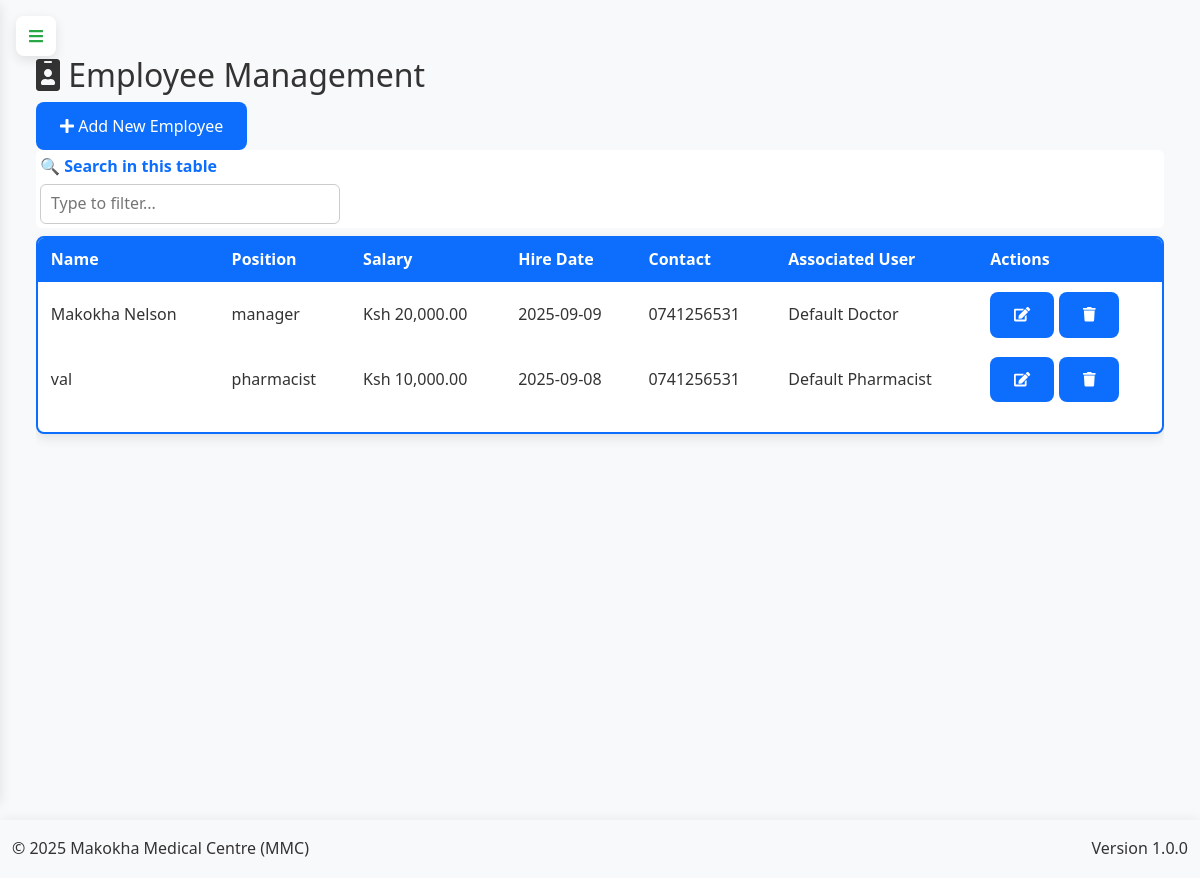
/admin/employees (signed in), run on an earlier commit of the app's database.
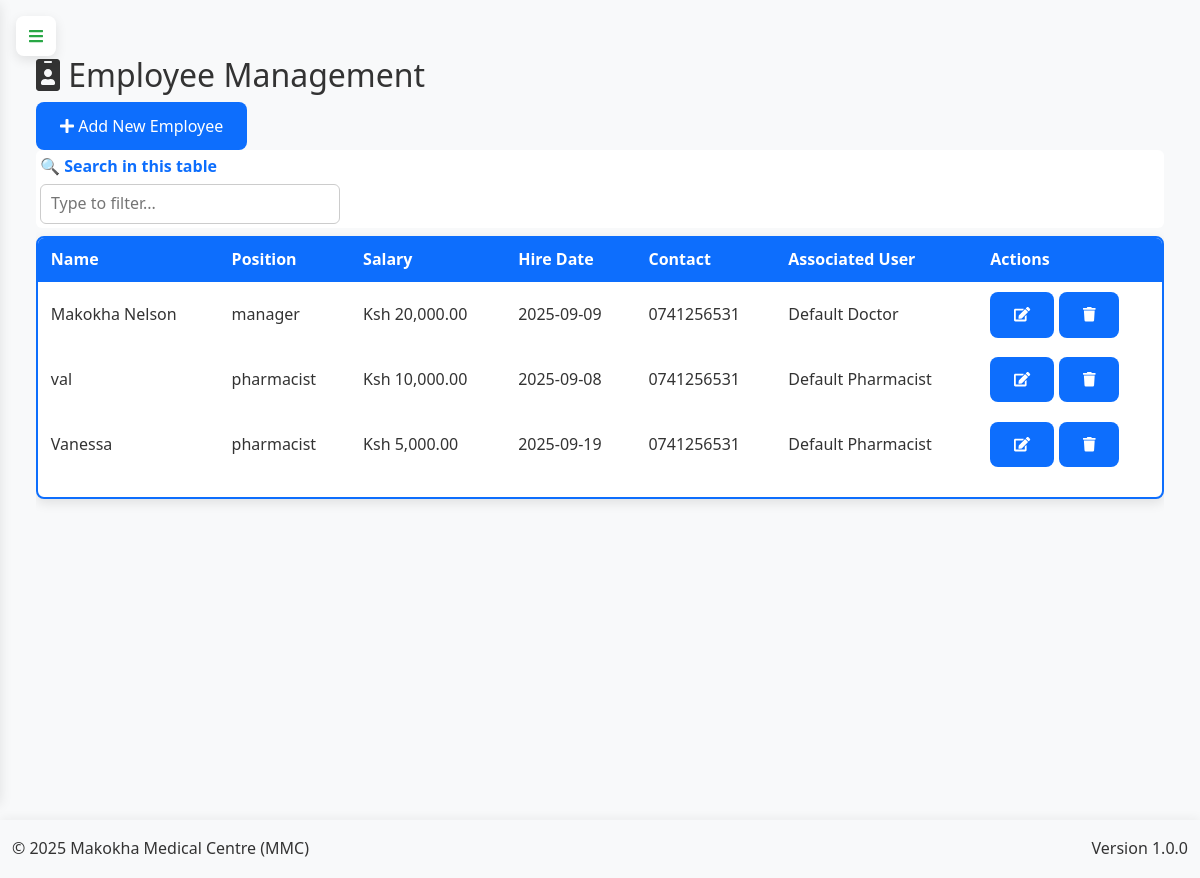
And on a later commit of the database.
### app.py (models this page shows, shortened)
class Employee(db.Model):
    __tablename__ = 'employees'
    id = db.Column(db.Integer, primary_key=True)
    name = db.Column(db.String(100), nullable=False)
    position = db.Column(db.String(100))
    salary = db.Column(db.Float)
    hire_date = db.Column(db.Date)
    contact = db.Column(db.String(100))
    user_id = db.Column(db.Integer, db.ForeignKey('user.id'))
    created_at = db.Column(db.DateTime, default=lambda: datetime.now(timezone.utc))
    updated_at = db.Column(db.DateTime, default=lambda: datetime.now(timezone.utc), onupdate=lambda: datetime.now(timezone.utc))
    payrolls = db.relationship('Payroll', backref='employee', lazy=True)
    user = db.relationship('User', backref='employee')

class User(db.Model, UserMixin):
    __tablename__ = 'user'
    id = db.Column(db.Integer, primary_key=True)
    username = db.Column(db.String(50), unique=True, nullable=False)
    email = db.Column(db.String(100), unique=True, nullable=False)
    password = db.Column(db.String(200), nullable=False)
    role = db.Column(db.String(20), nullable=False, default='user')
    is_active = db.Column(db.Boolean, default=True)
    last_login = db.Column(db.DateTime)
    profile_picture = db.Column(db.String(255))
    created_at = db.Column(db.DateTime, default=lambda: datetime.now(timezone.utc))
    updated_at = db.Column(db.DateTime, default=lambda: datetime.now(timezone.utc), onupdate=lambda: datetime.now(timezone.utc))

### app.py (the view, shortened to what this page needs)
@app.route('/admin/employees', methods=['GET', 'POST'])
@login_required
def manage_employees():
    if current_user.role != 'admin':
        flash('Unauthorized access', 'danger')
        return redirect(url_for('home'))
    employees = Employee.query.all()
    users = User.query.filter(User.role != 'admin').all()
    return render_template('admin/employees.html',
                        employees=employees,
                        users=users,
                        User=User)

### app.py (called while the page is built, shortened)
@app.before_request
def initialize_data():
    global _first_request
    if not _first_request:
        return

@app.context_processor
def inject_current_date():
    return {'current_date': date.today().strftime('%Y-%m-%d')}

@app.context_processor
def inject_csrf_token():
    return dict(csrf_token=generate_csrf)

@app.context_processor
def utility_processor():
    def decrypt_data(encrypted_data):
        if not encrypted_data:
            return ""
        try:
            return Config.decrypt_data_static(encrypted_data)
        except:
            return "[Decryption Error]"
    return dict(decrypt_data=decrypt_data)

    @login_manager.user_loader
    def load_user(user_id):
        return db.session.get(User, int(user_id))

### templates/admin/employees.html (shortened to what this page needs)
{% extends "base.html" %}
{% block content %}
<div class="content">
    <div class="page-header">
        <h2><i class="fas fa-id-badge"></i> Employee Management</h2>
        <div class="page-actions">
            <button class="btn btn-primary" data-toggle="modal" data-target="#addEmployeeModal">
                <i class="fas fa-plus"></i> Add New Employee
            </button>
        </div>
    </div>
    <div class="table-responsive">
        <table class="data-table" id="employeesTable">
            <thead>
                <tr>
                    <th>Name</th>
                    <th>Position</th>
                    <th>Salary</th>
                    <th>Hire Date</th>
                    <th>Contact</th>
                    <th>Associated User</th>
                    <th>Actions</th>
                </tr>
            </thead>
            <tbody>
                {% for employee in employees %}
                <tr>
                    <td>{{ employee.name }}</td>
                    <td>{{ employee.position }}</td>
                    <td>{{ "Ksh {:,.2f}".format(employee.salary) if employee.salary else 'N/A' }}</td>
                    <td>{{ employee.hire_date.strftime('%Y-%m-%d') if employee.hire_date else 'N/A' }}</td>
                    <td>{{ employee.contact if employee.contact else 'N/A' }}</td>
                    <td>
                        {% if employee.user_id %}
                            {% set user = User.query.get(employee.user_id) %}
                            {{ user.username if user else 'N/A' }}
                        {% else %}
                            N/A
                        {% endif %}
                    </td>
                    <td>
                        <button class="btn btn-sm btn-edit" data-id="{{ employee.id }}" data-toggle="modal" data-target="#editEmployeeModal">
                            <i class="fas fa-edit"></i>
                        </button>
                        <button class="btn btn-sm btn-delete" data-id="{{ employee.id }}">
                            <i class="fas fa-trash"></i>
                        </button>
                    </td>
                </tr>
                {% endfor %}
            </tbody>
        </table>
    </div>
</div>
{% endblock %}

### templates/base.html (shortened to what this page needs)
<!DOCTYPE html>
<html lang="en">
<head>
    <link href="https://cdn.jsdelivr.net/npm/bootstrap@5.3.0/dist/css/bootstrap.min.css" rel="stylesheet">
    <link rel="stylesheet" href="https://cdn.jsdelivr.net/npm/bootstrap-icons@1.11.1/font/bootstrap-icons.css">
    <link rel="stylesheet" href="https://cdnjs.cloudflare.com/ajax/libs/font-awesome/5.15.3/css/all.min.css">
    <link href="https://cdn.jsdelivr.net/npm/select2@4.1.0-rc.0/dist/css/select2.min.css" rel="stylesheet">
    <link rel="stylesheet" href="{{ url_for('static', filename='css/style.css') }}">
    <link rel="stylesheet" href="{{ url_for('static', filename='css/dashboard.css') }}">
    <link rel="stylesheet" href="{{ url_for('static', filename='css/custom.css') }}">
</head>
<body>
    <button class="pc-toggle-nav" id="pcToggleNav">
        <i class="fas fa-bars"></i>
    </button>
    <main class="container-fluid flex-grow-1 py-3">
        {% block content %}{% endblock %}
    </main>
    <footer class="bg-light py-3 mt-auto">
        <div class="container-fluid">
            <div class="row">
                <div class="col-md-6 text-center text-md-start">
                    <p class="mb-0">&copy; 2025 Makokha Medical Centre (MMC)</p>
                </div>
                <div class="col-md-6 text-center text-md-end">
                    <p class="mb-0">Version 1.0.0</p>
                </div>
            </div>
        </div>
    </footer>
</body>
</html>

### static/css/style.css (style rules this page uses)
:root { --primary-color: #3498db; --secondary-color: #2980b9; --success-color: #2ecc71; --danger-color: #e74c3c; --warning-color: #f39c12; --info-color: #1abc9c; --light-color: #ecf0f1; --dark-color: #2c3e50; --gray-color: #95a5a6; --white-color: #ffffff; --black-color: #000000; --sidebar-width: 250px; --sidebar-collapsed-width: 0; --top-bar-height: 60px; --shadow: 0 2px 10px rgba(0, 0, 0, 0.1); --transition: all 0.3s ease; }
* { margin: 0; padding: 0; box-sizing: border-box; font-family: 'Segoe UI', Tahoma, Geneva, Verdana, sans-serif; }
.btn { position: relative; z-index: auto; }
.content, .main-content, .dashboard-container { position: static !important; overflow: visible !important; }
body { background-color: #f5f6fa; color: #333; line-height: 1.6; overflow-x: hidden; }
button, input, select, textarea { font-family: inherit; font-size: inherit; }
.btn { display: inline-block; padding: 8px 16px; border: none; border-radius: 4px; background-color: var(--primary-color); color: white; cursor: pointer; transition: var(--transition); }
.btn-sm { padding: 5px 10px; font-size: 0.9rem; }
.btn-primary { background-color: var(--primary-color); }
.content { flex: 1; padding: 20px; overflow-y: auto; }
.data-table { width: 100%; border-collapse: collapse; margin-bottom: 20px; }
.data-table th, .data-table td { padding: 12px 15px; text-align: left; border-bottom: 1px solid #eee; }
.data-table th { background-color: #f8f9fa; font-weight: 600; color: var(--dark-color); }

### templates/base.html (style rules this page uses)
:root { --sidebar-width: 260px; --sidebar-collapsed-width: 0px; --primary-color: #0d6efd; --primary-dark: #0a58ca; --secondary-color: #6c757d; --header-height: 60px; --transition-speed: 0.3s; --border-color: rgba(255, 255, 255, 0.1); --table-blue: #0d6efd; --table-white: #ffffff; --hamburger-red: #038d38ff; --hamburger-green: #28a745; --bg-light: #f8f9fa; --text-dark: #212529; --shadow: 0 4px 12px rgba(0, 0, 0, 0.1); --radius: 8px; }
body { background-color: var(--bg-light); font-family: 'Segoe UI', Tahoma, Geneva, Verdana, sans-serif; line-height: 1.6; padding-top: 20px; }
.pc-toggle-nav { position: fixed; left: 1rem; top: 1rem; z-index: 1060; width: 40px; height: 40px; border-radius: 8px; background: white; border: none; color: var(--hamburger-green); display: none; align-items: center; justify-content: center; cursor: pointer; box-shadow: var(--shadow); transition: all var(--transition-speed); }
main.container-fluid { margin-left: 0; transition: margin var(--transition-speed) ease; min-height: 100vh; padding: 1rem; width: 100%; }
.table-container table { width: 100%; border-collapse: separate; border-spacing: 0; table-layout: auto; }
.table-container th { background-color: var(--table-blue) !important; color: var(--table-white) !important; position: sticky; top: 0; padding: 0.6rem 0.8rem; font-weight: 600; white-space: nowrap; border: none; text-align: left; z-index: 2; }
.table-container td { padding: 0.6rem 0.8rem; vertical-align: middle; border: none; white-space: nowrap; overflow: hidden; text-overflow: ellipsis; max-width: 250px; }
.table-container tbody tr { transition: background-color 0.2s; }
.btn { border-radius: var(--radius); padding: 0.75rem 1.5rem; font-weight: 500; transition: all 0.3s; }
.btn-primary { background-color: var(--primary-color); border-color: var(--primary-color); }
footer { background: white; box-shadow: 0 -2px 10px rgba(0,0,0,0.05); }
@media (min-width: 1200px) { .pc-toggle-nav { display: flex !important; } }

What changed in the data, as far as the page shows it:
added Employee: name "Vanessa", position "pharmacist", salary "Ksh 5,000.00", hire_date "2025-09-19", contact "0741256531", {{ user.username if user else 'N/A' }} "Default Pharmacist"
